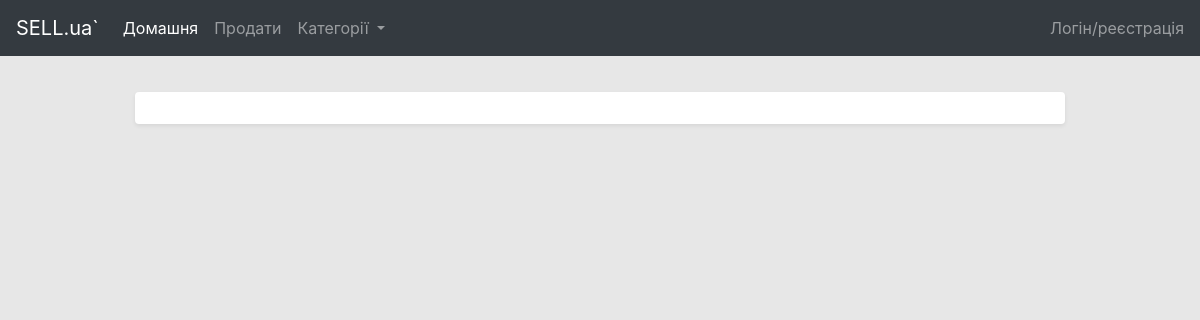
The app's page /, older data.
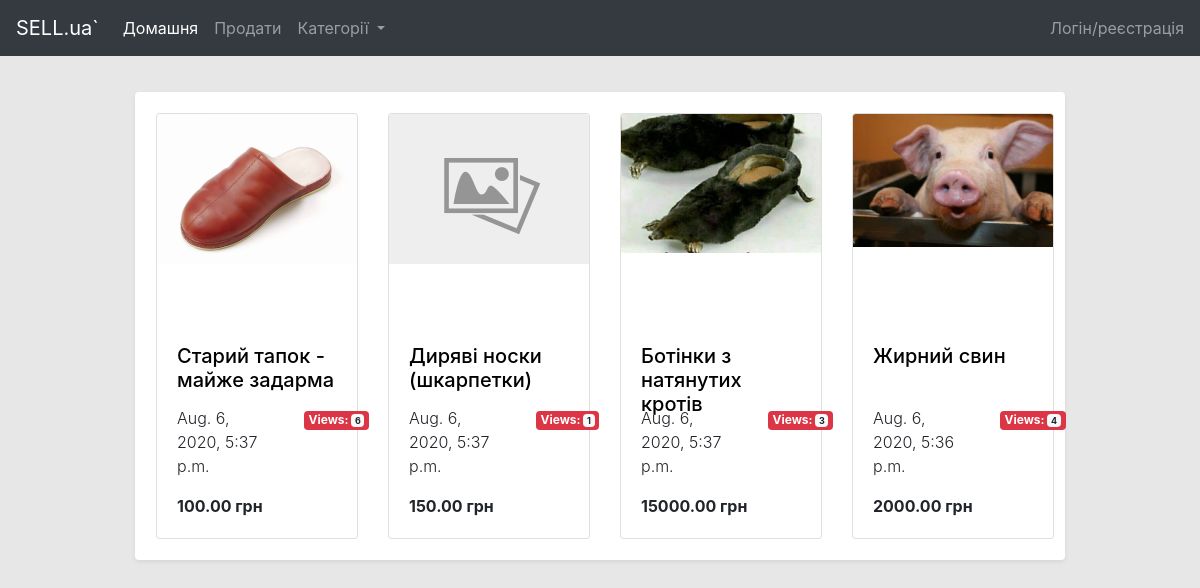
The same page, newer data.
### website/models.py (models this page shows, shortened)
class Advert(models.Model):
    title = models.CharField("Заголовок", max_length=100)
    owner = models.ForeignKey(User, on_delete=models.CASCADE, verbose_name="Власник")
    date_published = models.DateTimeField("Дата публікації", auto_now=True)
    description = models.TextField("Опис", max_length=1000)
    price = models.DecimalField("Ціна", decimal_places=2, max_digits=10)
    is_price_final = models.BooleanField(default=False)
    status = models.ForeignKey(verbose_name="Статус", to=AdvertStatus, on_delete=models.SET_NULL, null=True)
    category = models.ForeignKey(Category, on_delete=models.CASCADE, verbose_name="Категорія")
    views = models.PositiveIntegerField("Перегляди", default=0)
    address = models.ForeignKey(verbose_name="Адреса відправлювача", to=UserAddress, on_delete=models.SET_NULL, null=True, blank=True)
    def get_cover_photo(self):
        all_images = self.advertphoto_set.all()
        if all_images:
            if self.advertphoto_set.filter(is_cover_photo=True):
                return self.advertphoto_set.filter(is_cover_photo=True).get().image.url
            else:
                return self.advertphoto_set.first().image.url
        return ''
    def is_advert_active(self):
        return self.status is not None \
               and self.status.label == "ADVERT_ACTIVE"
    class Meta:
        verbose_name = "Оголошення"
        verbose_name_plural = "Оголошення"

class AdvertPhoto(models.Model):
    advert = models.ForeignKey(Advert, verbose_name="Оголошення", on_delete=models.CASCADE)
    image = models.ImageField(upload_to="images/", verbose_name="Зображення", default='images/default-no-image.img')
    url = models.SlugField
    is_cover_photo = models.BooleanField("Обкладинка", default=False)
    class Meta:
        verbose_name = "Фото оголошення"
        verbose_name_plural = "Фото оголошення"

### website/views.py (the view)
# urls.py: path("", views.HomePageView.as_view(), name='home'),
class HomePageView(HeaderAwareListView):
    model = Advert
    template_name = "website/home.html"

### website/models.py (called while the page is built)
    def get_url(self):
        return reverse("category", args=[self.url])

### templates/website/home.html
{% extends 'base.html' %}
{% block content %}
{% include 'include/adverts_list.html' with advert_list=advert_list %}
{% endblock content %}

### templates/include/adverts_list.html
<div class="row">
    {% for advert in advert_list %}
    {% if advert.is_advert_active %}
    <div class="col-lg-3 col-md-6 col-sm-6 col-xs-12">
        <div class="card card-spaced w-100 " style="width: 18rem;">
            <div class="card-img-container">
                {% if advert.get_cover_photo %}
                <img alt="..." class="card-img-top" src="{{ advert.get_cover_photo }}">
                {% else %}
                <img alt="..." class="card-img-top" src="/media/images/default-no-image.jpg">
                {% endif %}
            </div>
            <div class="card-body">
                <h5 class="card-title"><a href="/advert/{{advert.pk}}">{{ advert.title }}</a></h5>
                <div class="row">
                    <div class="col-8">
                        <p class="font-weight-light">{{ advert.date_published }}</p>
                    </div>
                    <div class="col-4 text-right">
                        <span class="badge badge-danger">
                            Views: <span class="badge badge-light">{{ advert.views }}</span>
                        </span>
                    </div>
                </div>
                <b>{{advert.price}} грн</b>
            </div>
        </div>
    </div>
    {% endif %}
    {% endfor %}
</div>

Row changes from the older to the newer data that the page shows:
now on this page (row edited): Advert: get_cover_photo (picture), title "Старий тапок - майже задарма", date_published "Aug. 6, 2020, 5:37 p.m.", views "6", price "100.00"
now on this page (row edited): Advert: title "Диряві носки (шкарпетки)", date_published "Aug. 6, 2020, 5:37 p.m.", views "1", price "150.00"
now on this page (row edited): Advert: get_cover_photo (picture), title "Ботінки з натянутих кротів", date_published "Aug. 6, 2020, 5:37 p.m.", views "3", price "15000.00"
now on this page (row edited): Advert: get_cover_photo (picture), title "Жирний свин", date_published "Aug. 6, 2020, 5:36 p.m.", views "4", price "2000.00"
